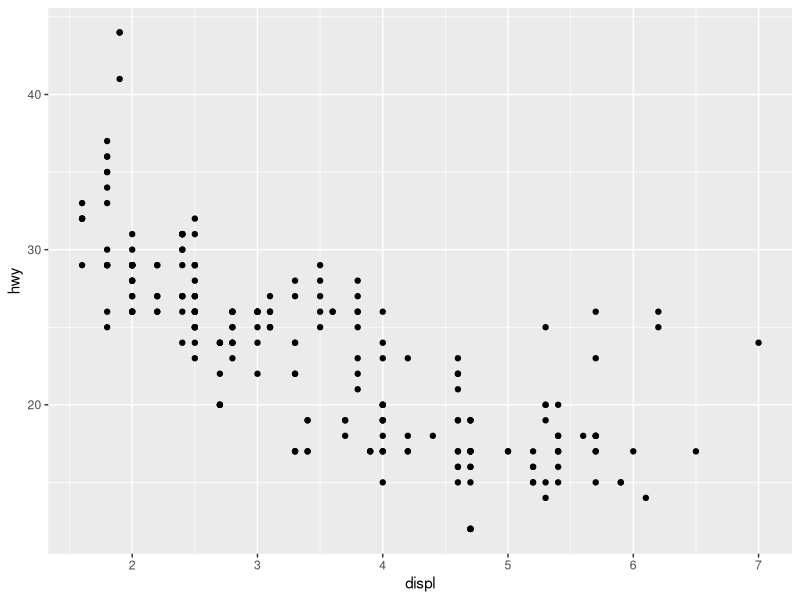
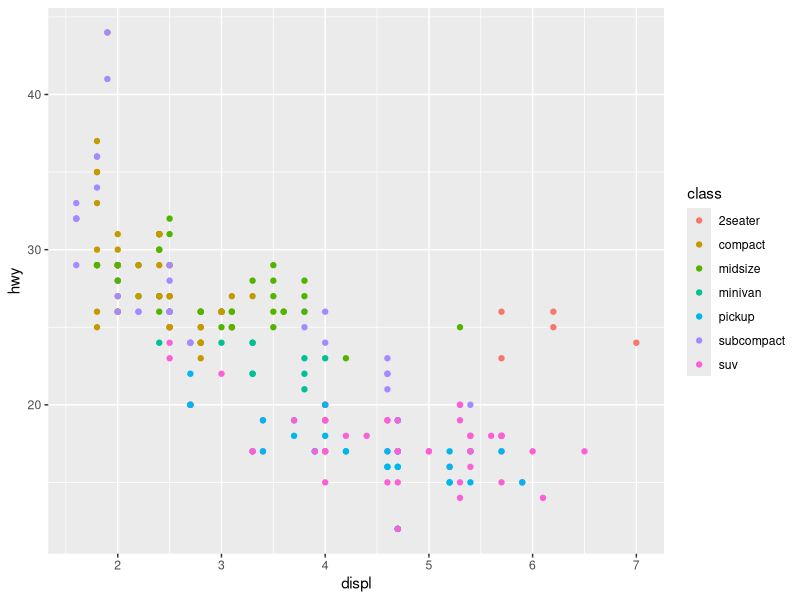
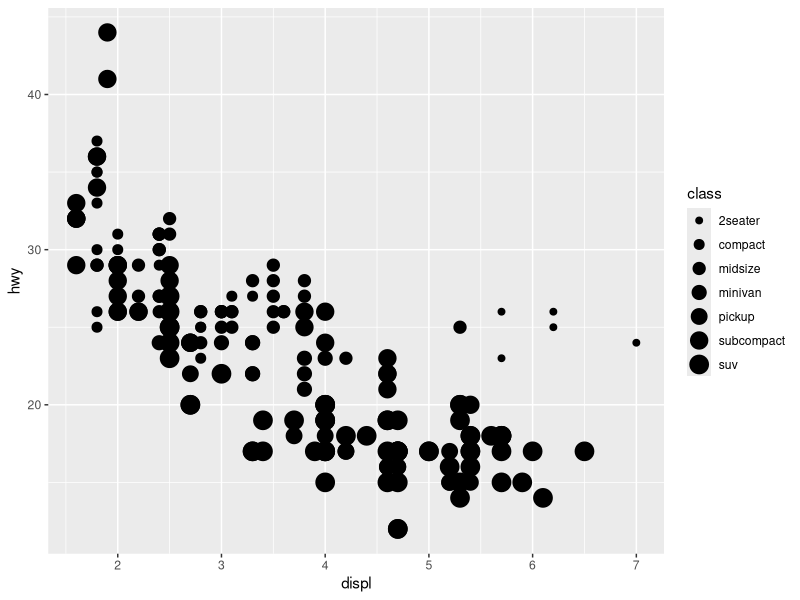
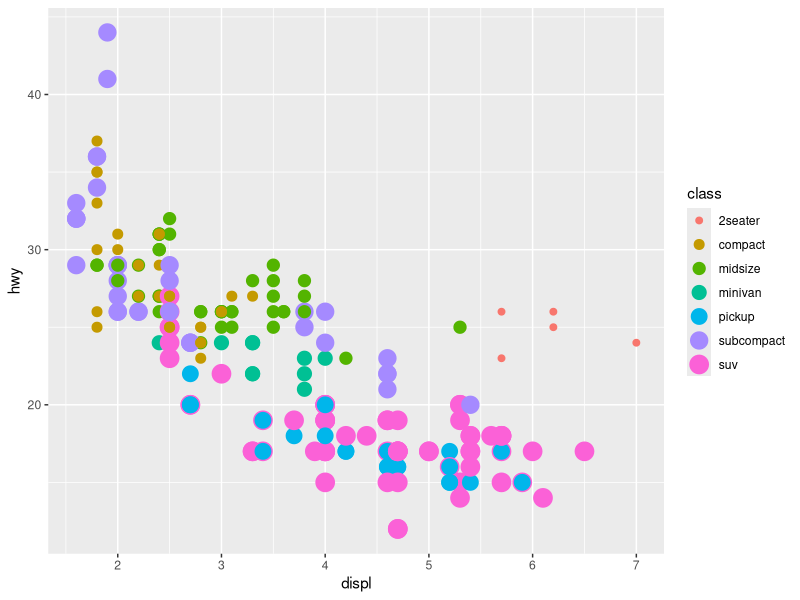

Generate these figures, in order, with R:
library(tidyverse)

# load in mpg data
df <- mpg

# make a plot
ggplot(data=mpg) +
  geom_point(mapping = aes(x=displ, y=hwy))

# add color (by class)
ggplot(data=mpg) +
  geom_point(mapping = aes(x=displ, y=hwy, color=class))

# add a size (by class)
ggplot(data=mpg) +
  geom_point(mapping = aes(x=displ, y=hwy, size=class))

# do color (by class) and size (by class)
ggplot(data=mpg) +
  geom_point(mapping = aes(x=displ, y=hwy, color=class, size=class))
